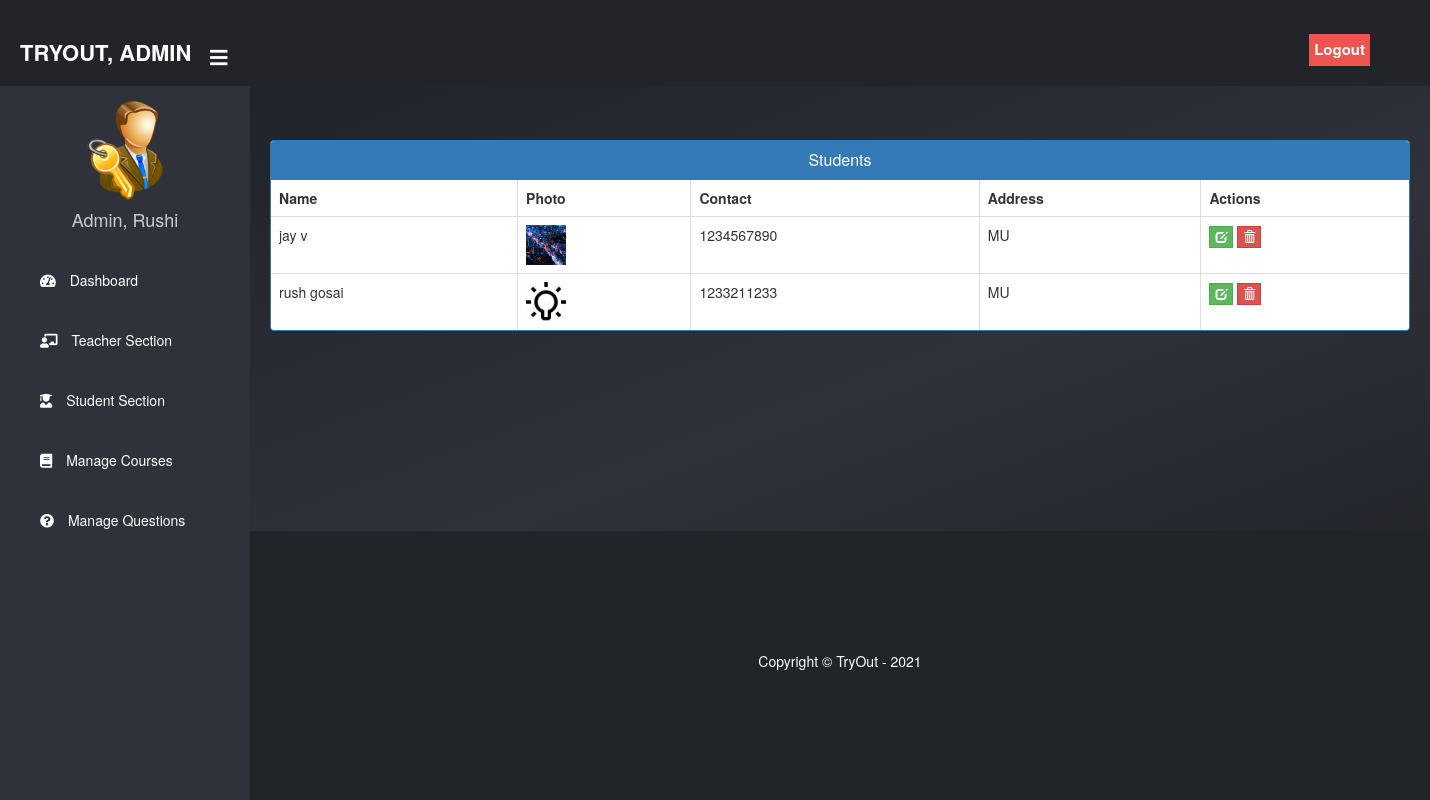
Before: /admin-view-student (signed in) with the older database file.
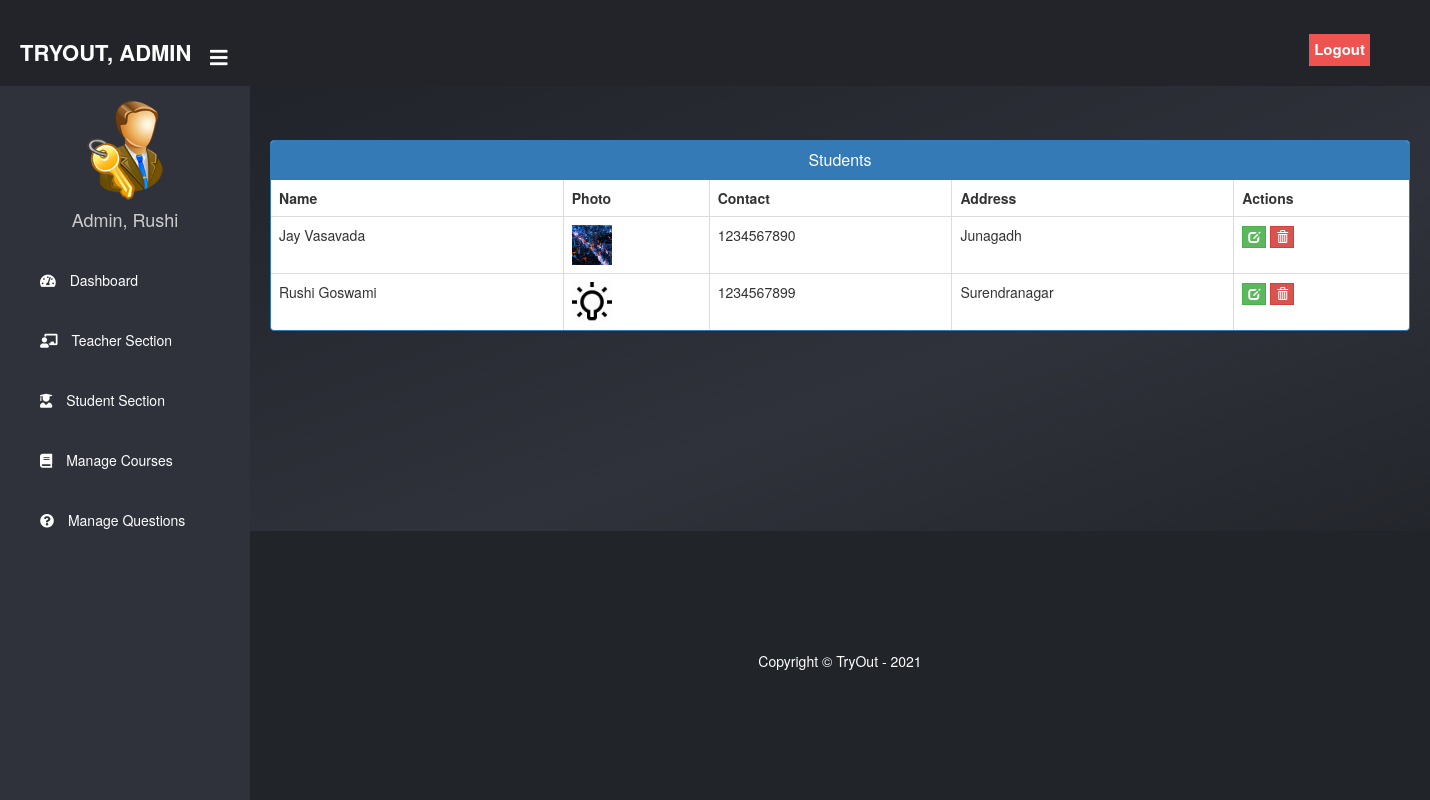
After: the same page with the newer database file.
### student/models.py (models this page shows, shortened)
class Student(models.Model):
    user=models.OneToOneField(User,on_delete=models.CASCADE)
    profile_pic= models.ImageField(upload_to='profile_pic/Student/',null=True,blank=True)
    address = models.CharField(max_length=40)
    mobile = models.CharField(max_length=20,null=False)
    @property
    def get_name(self):
        return self.user.first_name+" "+self.user.last_name

### exam/views.py (the view)
# urls.py: path('admin-view-student', views.admin_view_student_view,name='admin-view-student'),
@login_required(login_url='adminlogin')
def admin_view_student_view(request):
    students= SMODEL.Student.objects.all()
    return render(request,'exam/admin_view_student.html',{'students':students})

### templates/exam/admin_view_student.html (shortened to what this page needs)
{% extends 'exam/adminbase.html' %} {% block content %} {%load static%}
<head>
	<link
		href="//netdna.bootstrapcdn.com/bootstrap/3.0.0/css/bootstrap.min.css"
		rel="stylesheet"
		id="bootstrap-css"
	/>
</head>
<br />
<br />
<div class="container">
	<div class="panel panel-primary">
		<div class="panel-heading">
			<h6 class="panel-title">Students</h6>
		</div>
		<table class="table table-hover table-bordered" id="dev-table">
			<thead>
				<tr>
					<th>Name</th>
					<th>Photo</th>
					<th>Contact</th>
					<th>Address</th>
					<th>Actions</th>
				</tr>
			</thead>
			{% for t in students %}
			<tr>
				<td>{{t.get_name}}</td>
				<td>
					<img src="{% static t.profile_pic.url %}" alt="Profile Pic" height="40px" width="40px" />
				</td>
				<td>{{t.mobile}}</td>
				<td>{{t.address}}</td>
				<td>
					<a
						class="btn btn-success btn-xs"
						style="border-radius: 0%"
						href="{% url 'update-student' t.id  %}"
					>
						<span class="glyphicon glyphicon-edit"></span>
					</a>
					<a
						class="btn btn-danger btn-xs"
						style="border-radius: 0%"
						href="{% url 'delete-student' t.id  %}"
					>
						<span class="glyphicon glyphicon-trash"></span>
					</a>
				</td>
			</tr>
			{% endfor %}
		</table>
	</div>
</div>
<br />
<br />
<br />
<br />
<br />
<br />
{% endblock content %}

### templates/exam/adminbase.html (shortened to what this page needs)
<!DOCTYPE html>
{% load static %}
<html lang="en" dir="ltr">
	<head>
		<link
			rel="stylesheet"
			href="https://cdnjs.cloudflare.com/ajax/libs/font-awesome/5.12.1/css/all.min.css"
		/>
	</head>
	<body>
		<header>
			<label for="check">
				<i style="left: 210px; margin-top: 17px" class="fas fa-bars" id="sidebar_btn"></i>
			</label>
			<div class="left_area">
				<h3>TryOut, Admin</h3>
			</div>
			<div class="right_area">
				<a href="/logout" class="logout_btn" style="border-radius: 0px">Logout</a>
			</div>
		</header>
		<div class="sidebar">
			<center>
				<img src="{% static "image/admin.png" %}" class="profile_image" alt="">
				<h4>Admin, {{request.user.first_name}}</h4>
			</center>
			<a href="/admin-dashboard">
				<i class="fas fa-tachometer-alt"></i>
				<span>Dashboard</span>
			</a>
			<a href="/admin-teacher">
				<i class="fas fa-chalkboard-teacher"></i>
				<span>Teacher Section</span>
			</a>
			<a href="/admin-student">
				<i class="fas fa-user-graduate"></i>
				<span>Student Section</span>
			</a>
			<a href="/admin-course">
				<i class="fas fa-book"></i>
				<span>Manage Courses</span>
			</a>
			<a href="/admin-question">
				<i class="fas fa-question-circle"></i>
				<span>Manage Questions</span>
			</a>
		</div>
		<div class="content">
			<br />
			<br />
			<br />
			<br />
			<br />
			{% block content %} {% endblock content %}
			<br />
			<br />
			<br />
			{% include "exam/footer.html" %}
		</div>
	</body>
</html>

### templates/exam/footer.html (shortened to what this page needs)
<!DOCTYPE html>
<html>
<head>
  <link rel="stylesheet" href="https://maxcdn.bootstrapcdn.com/font-awesome/4.7.0/css/font-awesome.min.css">
</head>
<footer>
  <br>
  <div class="container">
    <div class="row">
      <div class="col-md-12 col-sm-12">
        <div style="color:#ffffff;" class="wow fadeInUp footer-copyright">
          <p>
            Copyright &copy; TryOut - 2021
          </p>
          <br>
        </div>
      </div>
    </div>
  </div>
</footer>
</html>

### templates/exam/adminbase.html (style rules this page uses)
a:link { text-decoration: none; }
body { margin: 0; padding: 0; font-family: 'Gill Sans', sans-serif; }
header { position: fixed; background: #22242a; padding: 20px; width: 100%; z-index: 1; }
.left_area h3 { color: #fff; margin: 0px; text-transform: uppercase; font-size: 22px; font-weight: 900; }
.logout_btn { padding: 5px; background: #ef5350; text-decoration: none; float: right; margin-top: -30px; margin-right: 40px; border-radius: 2px; font-size: 15px; font-weight: 600; color: #fff; transition: 0.5s; }
.sidebar { background: #2f323a; margin-top: 70px; padding-top: 30px; position: fixed; left: 0; width: 250px; height: 100%; transition: 0.5s; transition-property: left; }
.sidebar .profile_image { width: 100px; height: 100px; border-radius: 100px; margin-bottom: 10px; }
.sidebar h4 { color: #ccc; margin-top: 0; margin-bottom: 20px; }
.sidebar a { color: #fff; display: block; width: 100%; line-height: 60px; text-decoration: none; padding-left: 40px; box-sizing: border-box; transition: 0.5s; }
.sidebar i { padding-right: 10px; }
label #sidebar_btn { z-index: 1; color: #fff; position: fixed; cursor: pointer; left: 300px; font-size: 20px; margin: 5px 0; transition: 0.5s; transition-property: color; }
.content { margin-left: 250px; background: linear-gradient(160deg, #1e2127 0%, #2f323a 50%, #1a1c20 100%); background-position: center; background-size: cover; height: 100vh; transition: 0.5s; }

### templates/exam/admin_view_student.html (style rules this page uses)
a:link { text-decoration: none; }
h6 { text-align: center; }
.row { margin: 100px; }

### templates/exam/footer.html (style rules this page uses)
footer { position: relative; right: 0; bottom: 0; left: 0; background-color: #212529; }
p { text-align: center; }

Changed rows visible on the page:
changed Student: get_name "jay v" → "Jay Vasavada"; address "MU" → "Junagadh"
changed Student: get_name "rush gosai" → "Rushi Goswami"; mobile "1233211233" → "1234567899"; address "MU" → "Surendranagar"
